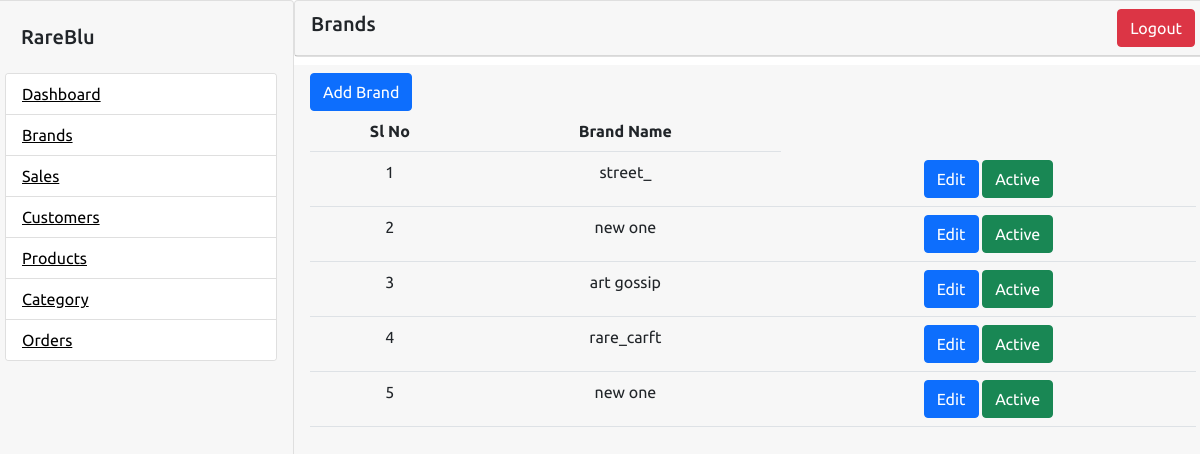
The page /brand on the database its author committed.
### admin_side/models.py (models this page shows, shortened)
class Brand(models.Model):
    name=models.CharField(max_length=50)
    active = models.BooleanField(default=True)

### admin_side/views.py (the view)
# urls.py: path('brand',views.brand,name='brand'),
def brand(request):
    brands=Brand.objects.all()
    return render(request,'admin/brand.html',{'brands':brands,'title':'Brands'})

### Templates/admin/brand.html (shortened to what this page needs)
{% extends 'admin/admin.html' %}
{% block main %}
<button type="button" class="btn btn-primary" data-bs-toggle="modal" data-bs-target="#staticBackdrop2">
  Add Brand
</button>
<div class="input-group mb-3">
  <table class="table text-center">
    <tr>
      <th>Sl No</th>
      <th>Brand Name</th>
    </tr>
    {% for b in brands %}
    <tr>
      <td>{{ forloop.counter }}</td>
      <td>{{ b.name }}</td>
      <td><a href="{% url 'editbrand' b.id %}" type="button" class="btn btn-primary">Edit</a>
        {% if b.active %}
        <a href="{% url 'brandactive' b.id %}"  class="btn btn-success">Active</a>
        {% else %}
        <a href="{% url 'brandactive' b.id %}"  class="btn btn-danger">Block</a>
        {% endif %}
      </td>
    </tr>
    {% endfor %}
  </table>
</div>
{% endblock main%}

### static/admin_dashboard.css (style rules this page uses)
* { font-family: "Ubuntu", sans-serif; margin: 0; padding: 0; box-sizing: border-box; }
:root { --blue: #2a2185; --white: #fff; --gray: #f5f5f5; --black1: #222; --black2: #999; }
body { min-height: 100vh; overflow-x: hidden; }

### rows shown on the page
Brand: name "street_", active "Active"
Brand: name "new one", active "Active"
Brand: name "art gossip", active "Active"
Brand: name "rare_carft", active "Active"
Brand: name "new one", active "Active"

### other values the page prints
{{ title }} "Brands"
